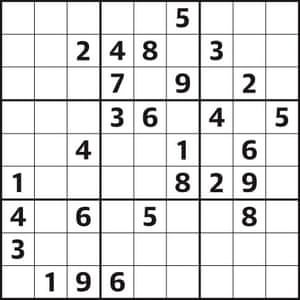
//> input picture sud.jpg, 300 x 300 px
$ ./computer-vision   (built with g++ and OpenCV 4)
//> lines starting //> are read from the running program, lines starting //| are printed output that depends on the picture
### Canny.h
#pragma once
#include<opencv2/opencv.hpp>
#include "Sharpen.h"
#include "Gaussian_Blur.h"
#include "Sobel_Naive.h"

using namespace cv;
using namespace std;

void non_maximum_suppression_without_interpolation(unsigned char* img, int width, int height)
{
	double* angle = (double*)malloc(height * width * sizeof(double));
	sobel_naive(img, width, height, angle);
	unsigned char* padded_img = (unsigned char*)malloc((width + 2) * (height + 2) * sizeof(unsigned char));
	for (int i = 1; i <= height; i++)
		for (int j = 1; j <= width; j++)
			padded_img[i * (width + 2) + j] = img[(i - 1) * width + (j - 1)];
	for (int i = 0; i < height; i++)
		for (int j = 0; j < width; j++)
		{
			int x = padded_img[(i + 1) * (width + 2) + (j + 1)];
			double ang = angle[i * width + j];
			if ((ang >= -22.5 && ang <= 22.5) || (ang >= -180 && ang < -157.5)) // (1) (i,j+1) & (i,j-1)
				if (x > padded_img[(i + 1) * (width + 2) + j] && x > padded_img[(i + 1) * (width + 2) + (j + 2)])
					img[i * width + j] = x;
				else
					img[i * width + j] = 0;
			else if ((ang >= 22.5 && ang <= 67.5) || (ang < -112.5 && ang >= -157.5)) // (2)  (i-1,j+1) & (i+1,j-1)
				if (x > padded_img[i * (width + 2) + j + 2] && x > padded_img[(i + 2) * (width + 2) + j])
					img[i * width + j] = x;
				else
					img[i * width + j] = 0;
			else if ((ang >= 67.5 && ang < 112.5) || (ang < -67.5 && ang >= -112.5)) // (3)  (i+1,j) & (i-1,j)
				if (x > padded_img[(i + 2) * (width + 2) + (j + 1)] && x > padded_img[i * (width + 2) + j + 1])
					img[i * width + j] = x;
				else
					img[i * width + j] = 0;
			else                                                               // (4)  (i+1,j+1) & (i-1,j-1)
				if (x > padded_img[(i + 2) * (width + 2) + j + 2] && x > padded_img[i * (width + 2) + j])
					img[i * width + j] = x;
				else
					img[i * width + j] = 0;
		}
}
void canny(unsigned char* img, int width, int height)
{
	gaussian_blur(img, width, height); // for noise reduction
	sharpen(img, width, height);      // noise reduction
	non_maximum_suppression_without_interpolation(img, width, height);
}
/*
    (3)
.   .   . (2)

.   .   . (1)

.   .   .  (4)
*/

### Gaussian_Blur.h
#pragma once
#include<opencv2/opencv.hpp>

using namespace cv;
using namespace std;

void gaussian_blur(unsigned char* img, int width, int height)
{
	double gaussian_blur_filter[3][3] = { {0,2,0},{2,4,2},{0,2,0} };
	//mean_blur(img, width, height);
	double val = 0;
	unsigned char* padded_img = (unsigned char*)malloc((long long)(width + 2) * (height + 2) * sizeof(unsigned char));
	for (int i = 1; i <= height; i++)
		for (int j = 1; j <= width; j++)
			padded_img[(width + 2) * i + j] = img[width * (i - 1) + (j - 1)];
	for (int i = 0; i < height; i++)
		for (int j = 0; j < width; j++)
		{
			val = 0;
			for (int l = -1; l <= 1; l++)
				for (int r = -1; r <= 1; r++)
					val += padded_img[(width + 2) * (i + 1 + l) + (j + 1 + r)] * gaussian_blur_filter[l + 1][r + 1];
			img[width * i + j] = val/16;
		}
}

### Sharpen.h
#pragma once
#include<opencv2/opencv.hpp>
#include<cmath>
#include "mean_blur.h"

using namespace cv;
using namespace std;

void sharpen(unsigned char* img, int width, int height)
{
	double sharpen_filter[3][3] = { {-1,-1,-1},{-1,9,-1},{-1,-1,-1} };
	//mean_blur(img, width, height);
	double val = 0;
	unsigned char* padded_img = (unsigned char*)malloc((long long)(width + 2) * (height + 2) * sizeof(unsigned char));
	for (int i = 1; i <= height; i++)
		for (int j = 1; j <= width; j++)
			padded_img[(width + 2) * i + j] = img[width * (i - 1) + (j - 1)];
	for (int i = 0; i < height; i++)
		for (int j = 0; j < width; j++)
		{
			val = 0;
			for (int l = -1; l <= 1; l++)
				for (int r = -1; r <= 1; r++)
					val += padded_img[(width + 2) * (i + 1 + l) + (j + 1 + r)] * sharpen_filter[l + 1][r + 1];
			if (val > 255)
				val = 255;
			if (val < 0)
				val = 0;
			img[width * i + j] = val;
		}
}

### mean_blur.h
#pragma once
#include<opencv2/opencv.hpp>
#include<cmath>

using namespace cv;
using namespace std;

// [19 lines left out: function mean_blur, not called in this run]

### Laplacian.h
#pragma once
#include<opencv2/opencv.hpp>
#include<cmath>

using namespace cv;
using namespace std;

// [20 lines left out: function laplacian, not called in this run]

### Sobel_Naive.h
#pragma once
#include<opencv2/opencv.hpp>
#include<cmath>

using namespace std;
using namespace cv;

void sobel_naive(unsigned char * img,int width,int height,double * angle)
{
	int sobel_filterx[3][3] = { 1,0,-1,2,0,-2,1,0,-1 };
	int sobel_filtery[3][3] = { 1,2,1,0,0,0,-1,-2,-1 };
	double hor,ver;
	unsigned char* padded_img = (unsigned char*)malloc((long long)(width+2) * (height+2) * sizeof(unsigned char));
	for (int i = 1; i <= height; i++)
		for (int j = 1; j <= width; j++)
			padded_img[(width + 2) * i + j] = img[width * (i - 1) + (j - 1)];
    for(int i=0;i<height;i++)
		for (int j = 0; j < width; j++)
		{
			hor = ver = 0;
			for(int l=-1;l<=1;l++)
				for (int r = -1; r <= 1; r++)
				{
					hor += padded_img[(width + 2) * (i + 1 + l) + (j + 1 + r)] * sobel_filterx[l + 1][r + 1];
				    ver += padded_img[(width + 2) * (i + 1 + l) + (j + 1 + r)] * sobel_filtery[l + 1][r + 1];
				}
			img[width*i+j] = sqrt(hor * hor + ver * ver)/4;
			angle[i * width + j] = atan(ver / hor)*(180/3.1415); // convert to degrees
		}
}

### computer-vision.cpp
// filter_applications.cpp : This file contains the 'main' function. Program execution begins and ends there.
//

#include <iostream>
#include<opencv2/opencv.hpp>
#include "Sobel_Naive.h"
#include "Laplacian.h"
#include "mean_blur.h"
#include "Sharpen.h"
#include "Gaussian_Blur.h"
#include "Canny.h"

using namespace std;
using namespace cv;

int main()
{
    Mat img = imread("sud.jpg"); // performing sobel only for one image
//> img is the input picture: 300 rows x 300 cols, CV_8UC3; mean B, G, R 224, 223.9, 224
    if (img.empty())
    {
        cout << "Image could not be located.\n";
        cin.get();
        return -1;
    }
    String windowname = "Building_gray",edgewindow="Edge",blurwindow="canny";
    Mat gray;
    Mat gray1;
    cvtColor(img, gray, COLOR_BGR2GRAY);
    cvtColor(img, gray1, COLOR_BGR2GRAY);
    int width = gray.cols;
//> width = 300
    int height = gray.rows;
//> height = 300
    namedWindow(windowname);
    namedWindow(edgewindow);
    namedWindow(blurwindow);
    imshow(windowname, gray1);
    double* angle = (double*)malloc(height * width * sizeof(double));
    sobel_naive(gray.data,width,height,angle);
//> the loop in sobel_naive, `for(int i=0;i<height;i++)` made 300 passes
//> (hor, ver) on passes 1 to 3: (21, -57), (95, -49), (195, -37)
//> after the loop in sobel_naive, `for(int i=0;i<height;i++)`: hor = 28; ver = 52
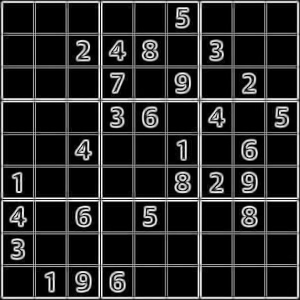
//> gray: 300 rows x 300 cols, CV_8UC1; min 0, max 255, mean 40.7
    imshow(edgewindow,gray);
    canny(gray1.data, width, height);
//> the loop in gaussian_blur, `for (int i = 0; i < height; i++)` made 300 passes
//> val on passes 1 to 3: 112, 186, 236
//> after the loop in gaussian_blur, `for (int i = 0; i < height; i++)`: val = 156
//> the loop in sharpen, `for (int i = 0; i < height; i++)` made 300 passes
//> val on passes 1 to 3: 19, 0, 0
//> after the loop in sharpen, `for (int i = 0; i < height; i++)`: val = 41
//> the loop in sobel_naive (call 2), `for(int i=0;i<height;i++)` made 300 passes
//> ver on passes 1 to 3: 0, 38, 0
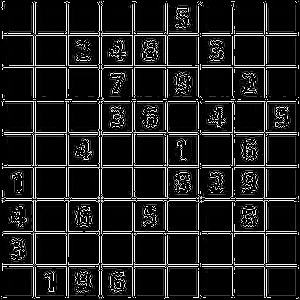
//> gray1: 300 rows x 300 cols, CV_8UC1; min 0, max 255, mean 30.3
    imshow(blurwindow, gray1);
    waitKey(0);
    destroyWindow(windowname);
    destroyWindow(edgewindow);
    destroyWindow(blurwindow);
}

// Run program: Ctrl + F5 or Debug > Start Without Debugging menu
// Debug program: F5 or Debug > Start Debugging menu

// Tips for Getting Started:
//   1. Use the Solution Explorer window to add/manage files
//   2. Use the Team Explorer window to connect to source control
//   3. Use the Output window to see build output and other messages
//   4. Use the Error List window to view errors
//   5. Go to Project > Add New Item to create new code files, or Project > Add Existing Item to add existing code files to the project
//   6. In the future, to open this project again, go to File > Open > Project and select the .sln file
